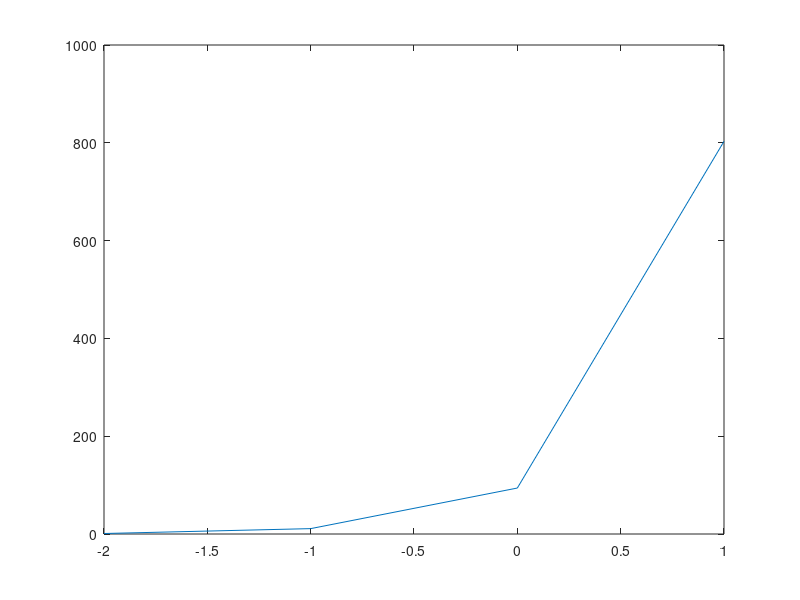

Recreate this plot in MATLAB.
%%%%%%%%%%%%%%%%%%%%%%%%%%%%%%%%%%%%%%%%%%%%%%%%%%%%%%%%%%%%%%%%%%%%%%%%%%%
% ENGR 132 Program Description 
%	This script finds the best fit equation for a specific dataset using 
%   linear regression, and plots the data and the predicted 'y' using the
%   model.
%
%   Use the template comments below to complete the activity 
%
% Assignment Information
%	Assignment:         XA_Reg2 - MATLAB Activity
%	Author:             Ranjan Behl, rbehl@purdue.edu
%  	Team ID:            ###-##      
%%%%%%%%%%%%%%%%%%%%%%%%%%%%%%%%%%%%%%%%%%%%%%%%%%%%%%%%%%%%%%%%%%%%%%%%%%%

%% ____________________
%% INITIALIZATION

x_data = [-2,-1,0,1];
y_data = [1,11,94,803];
plot(x_data,y_data)

%% ____________________
%% CALCULATIONS

% Find the coefficients for the linear equation


% Calculate the predicted values


% Calculate SSE


% Calculate SST


% Calculate r-squared 


%% ____________________
%% FORMATTED TEXT & FIGURE DISPLAYS

% Show the equation in MATLAB Command Window with 3 decimal places on the
% coefficients


% Show the r-squared value in MATLAB Command Window with 3 decimal places


% Plot the dataset and the model


